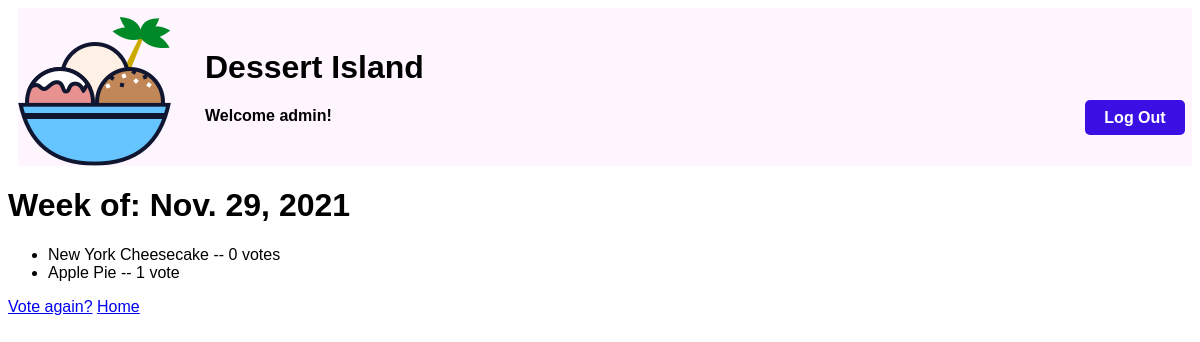
/polls/1/results/ (signed in), run on an earlier commit of the app's database.
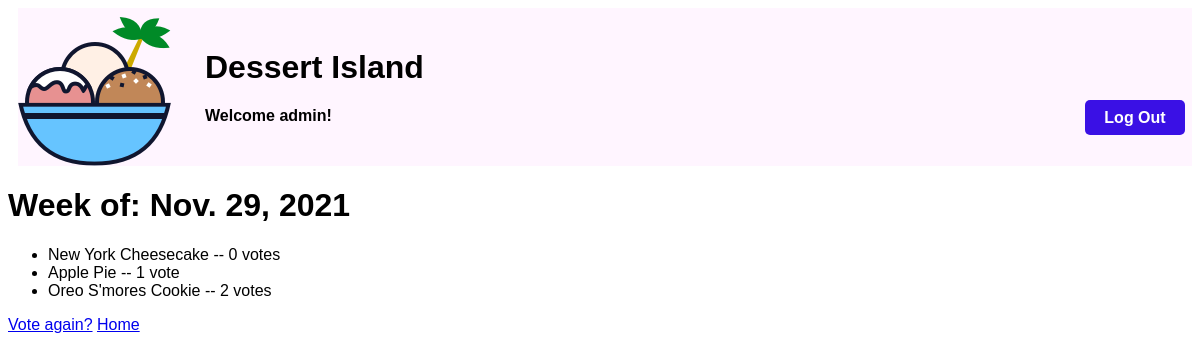
And on a later commit of the database.
### weeklydessert/models.py (models this page shows, shortened)
class Week(models.Model):
  pub_date = models.DateTimeField("date published")
  def start_of_week(self):
    today = datetime.date.today()
    start_of_week = today + datetime.timedelta(days=-today.weekday(), weeks=1)
    return start_of_week

class Choice(models.Model):
  week = models.ForeignKey(Week, on_delete=models.CASCADE)
  dessert_choice = models.CharField(max_length=200)
  dessert_details = models.CharField(max_length=200)
  votes = models.IntegerField(default=0)

### weeklydessert/views.py (the view)
# urls.py: path("polls/<int:pk>/results/", views.ResultsView.as_view(), name="results"),
class ResultsView(LoginRequiredMixin, DetailView):
  model = Week
  template_name = "results.html"

### weeklydessert/templates/results.html
{% extends "header.html" %}
{% block content %}
<h1>Week of: {{ week.start_of_week }}</h1>
<ul>
{% for choice in week.choice_set.all %}
  <li>{{ choice.dessert_choice }} -- {{ choice.votes }} vote{{ choice.votes|pluralize }}</li>
{% endfor %}
</ul>
<a href="{% url 'detail' week.id %}">Vote again?</a>
<a href="{% url 'index' %}">Home</a>
{% endblock %}

### weeklydessert/templates/header.html
{% load static %}
<link rel="stylesheet" type="text/css" href="{% static 'weeklydessert/header.css' %}">
<div class="header">
  <img src="{% static 'weeklydessert/Dessert.png' %}" >
	{% if user.username %}
    <a class="logout-button" href="{% url 'logout' %}">Log Out</a>
  {% endif %}
  <div class="header-content">
    <h1 class="header-title">Dessert Island</h1>
    {% if user.username %}
    <h4 class="header-greet">Welcome {{ user.username }}!</h4>
    {% endif %}
  </div>
</div>
{% block content%}
{% endblock %}

### weeklydessert/static/weeklydessert/header.css (style rules this page uses)
.header { display: flex; flex-direction: row; background-color: #FFF5FF; margin-left: 10px; }
.header-title { margin-bottom: 0; }
.header-content { display: flex; flex-direction: column; margin-left: 30px; align-items: center; justify-content: center; }
.header-greet { width: 100%; }
.logout-button { position: absolute; top: 100px; right: 15px; display: block; width: 80px; height: 15px; background: #3A10E5; padding: 10px; text-align: center; border-radius: 5px; color: white; font-weight: bold; line-height: 15px; text-decoration: none; }

What changed in the data, as far as the page shows it:
added Choice: dessert_choice "Oreo S'mores Cookie", votes "2"
